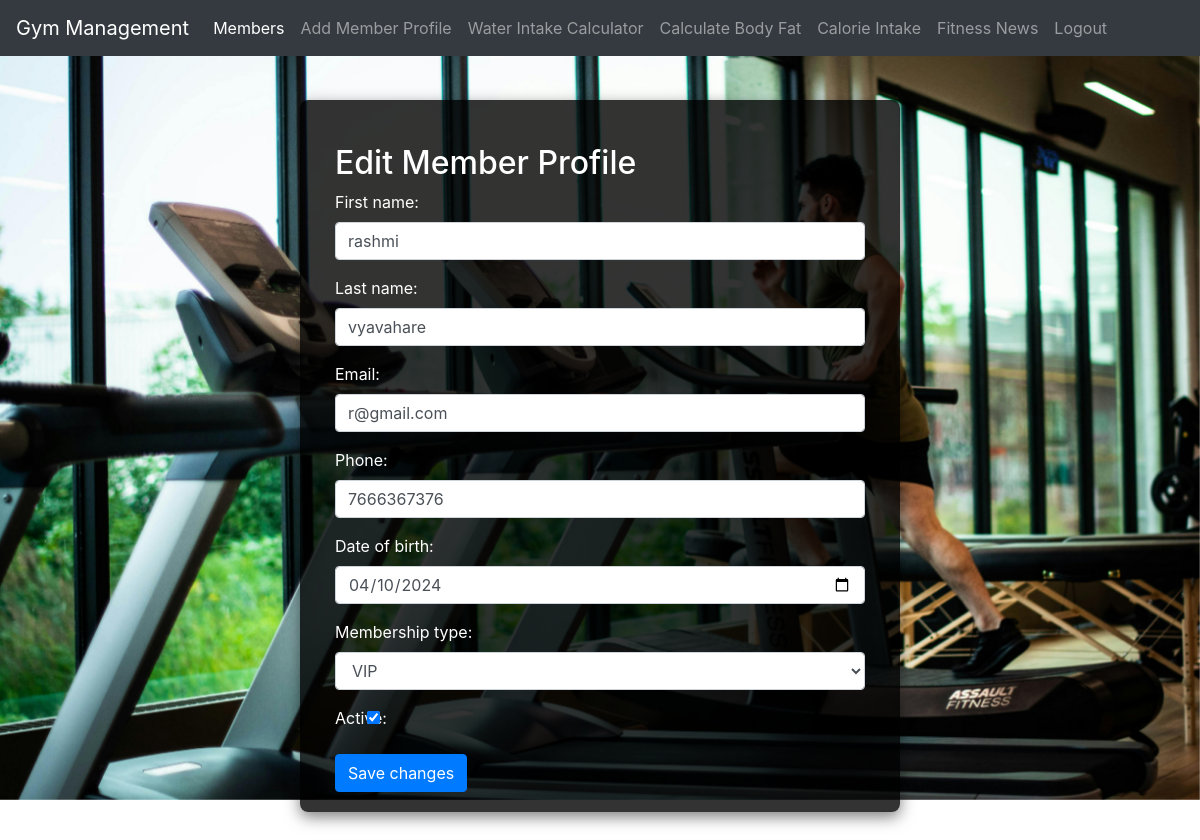
/members/member/edit/9/ (signed in), run on the app's committed database.
### members/models.py (models this page shows, shortened)
class MemberProfile(models.Model):
    first_name = models.CharField(max_length=100)
    last_name = models.CharField(max_length=100)
    email = models.EmailField(unique=True)
    phone = models.CharField(max_length=15, blank=True)
    date_of_birth = models.DateField(null=True, blank=True)
    join_date = models.DateField(auto_now_add=True)
    membership_type = models.CharField(max_length=10, choices=MEMBERSHIP_CHOICES, default='standard')
    active = models.BooleanField(default=True)

### members/views.py (the view)
# urls.py: path('member/edit/<int:pk>/', views.edit_member, name='edit_member'),
@login_required(login_url='login')
def edit_member(request, pk):
    member = get_object_or_404(MemberProfile, pk=pk)
    if request.method == 'POST':
        form = MemberProfileForm(request.POST, instance=member)
        if form.is_valid():
            form.save()
            return redirect('member_list')
    else:
        form = MemberProfileForm(instance=member)
    return render(request, 'members/edit_member_profile.html', {'form': form})

### members/forms.py
class MemberProfileForm(forms.ModelForm):
    class Meta:
        model = MemberProfile
        fields = '__all__'
        widgets = {
            'first_name': forms.TextInput(attrs={'class': 'form-control'}),
            'last_name': forms.TextInput(attrs={'class': 'form-control'}),
            'email': forms.EmailInput(attrs={'class': 'form-control'}),
            'phone': forms.TextInput(attrs={'class': 'form-control'}),
            'date_of_birth': forms.DateInput(attrs={'class': 'form-control', 'type': 'date'}),
            'membership_type': forms.Select(attrs={'class': 'form-control'}),
            'active': forms.CheckboxInput(attrs={'class': 'form-check-input'}),
        }

### members/templates/members/edit_member_profile.html (shortened to what this page needs)
{% extends 'base.html' %}
{% block content %}
<div class="container mt-4">
    <h2>Edit Member Profile</h2>
    <form method="post">
        {{ form.as_p }}
        <button type="submit" class="btn btn-primary">Save changes</button>
    </form>
</div>
{% endblock %}

### members/templates/base.html (style rules this page uses)
body, html { margin: 0; padding: 0; height: 100%; }
body { padding-top: 56px; }

### data on the page
MemberProfile: first_name "rashmi", last_name "vyavahare", email "r@gmail.com", phone "7666367376", date_of_birth "04/10/2024", membership_type "VIP", active "☑"
